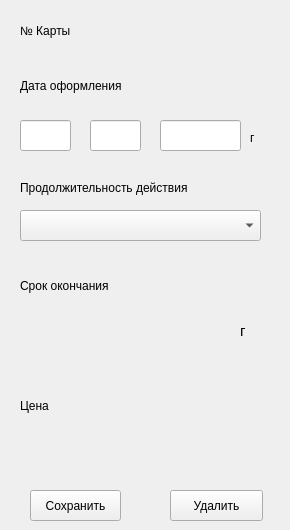
      <widget class="QWidget" name="Subscription_3">
       <attribute name="title">
        <string>Карта</string>
       </attribute>
       <widget class="QLabel" name="label_46">
        <property name="geometry">
         <rect>
          <x>20</x>
          <y>20</y>
          <width>71</width>
          <height>21</height>
         </rect>
        </property>
        <property name="font">
         <font>
          <pointsize>9</pointsize>
         </font>
        </property>
        <property name="text">
         <string>№ Карты</string>
        </property>
       </widget>
       <widget class="QLabel" name="id_subsrciption_3">
        <property name="geometry">
         <rect>
          <x>110</x>
          <y>20</y>
          <width>131</width>
          <height>21</height>
         </rect>
        </property>
        <property name="font">
         <font>
          <pointsize>9</pointsize>
         </font>
        </property>
        <property name="text">
         <string/>
        </property>
       </widget>
       <widget class="QLabel" name="label_47">
        <property name="geometry">
         <rect>
          <x>20</x>
          <y>70</y>
          <width>131</width>
          <height>31</height>
         </rect>
        </property>
        <property name="font">
         <font>
          <pointsize>9</pointsize>
         </font>
        </property>
        <property name="text">
         <string>Дата оформления</string>
        </property>
       </widget>
       <widget class="QLineEdit" name="Day_subEdit_3">
        <property name="geometry">
         <rect>
          <x>20</x>
          <y>120</y>
          <width>51</width>
          <height>31</height>
         </rect>
        </property>
       </widget>
       <widget class="QLineEdit" name="Month_subEdit_3">
        <property name="geometry">
         <rect>
          <x>90</x>
          <y>120</y>
          <width>51</width>
          <height>31</height>
         </rect>
        </property>
       </widget>
       <widget class="QLineEdit" name="Year_subEdit_3">
        <property name="geometry">
         <rect>
          <x>160</x>
          <y>120</y>
          <width>81</width>
          <height>31</height>
         </rect>
        </property>
       </widget>
       <widget class="QLabel" name="label_48">
        <property name="geometry">
         <rect>
          <x>250</x>
          <y>130</y>
          <width>31</width>
          <height>16</height>
         </rect>
        </property>
        <property name="font">
         <font>
          <pointsize>9</pointsize>
         </font>
        </property>
        <property name="text">
         <string>г</string>
        </property>
       </widget>
       <widget class="QLabel" name="label_49">
        <property name="geometry">
         <rect>
          <x>20</x>
          <y>180</y>
          <width>221</width>
          <height>16</height>
         </rect>
        </property>
        <property name="font">
         <font>
          <pointsize>9</pointsize>
         </font>
        </property>
        <property name="text">
         <string>Продолжительность действия</string>
        </property>
       </widget>
       <widget class="QComboBox" name="LongTimeComboBox_3">
        <property name="geometry">
         <rect>
          <x>20</x>
          <y>210</y>
          <width>241</width>
          <height>31</height>
         </rect>
        </property>
        <property name="currentIndex">
         <number>-1</number>
        </property>
       </widget>
       <widget class="QLabel" name="label_50">
        <property name="geometry">
         <rect>
          <x>20</x>
          <y>270</y>
          <width>151</width>
          <height>31</height>
         </rect>
        </property>
        <property name="font">
         <font>
          <pointsize>9</pointsize>
         </font>
        </property>
        <property name="text">
         <string>Срок окончания</string>
        </property>
       </widget>
       <widget class="QLabel" name="DayEndLabel_3">
        <property name="geometry">
         <rect>
          <x>20</x>
          <y>310</y>
          <width>41</width>
          <height>41</height>
         </rect>
        </property>
        <property name="font">
         <font>
          <pointsize>9</pointsize>
         </font>
        </property>
        <property name="text">
         <string/>
        </property>
       </widget>
       <widget class="QLabel" name="MonthEndLabel_3">
        <property name="geometry">
         <rect>
          <x>90</x>
          <y>310</y>
          <width>41</width>
          <height>41</height>
         </rect>
        </property>
        <property name="font">
         <font>
          <pointsize>9</pointsize>
         </font>
        </property>
        <property name="text">
         <string/>
        </property>
       </widget>
       <widget class="QLabel" name="YearEndLabel_3">
        <property name="geometry">
         <rect>
          <x>150</x>
          <y>310</y>
          <width>81</width>
          <height>41</height>
         </rect>
        </property>
        <property name="font">
         <font>
          <pointsize>11</pointsize>
         </font>
        </property>
        <property name="text">
         <string/>
        </property>
       </widget>
       <widget class="QLabel" name="label_51">
        <property name="geometry">
         <rect>
          <x>240</x>
          <y>310</y>
          <width>31</width>
          <height>41</height>
         </rect>
        </property>
        <property name="font">
         <font>
          <pointsize>11</pointsize>
         </font>
        </property>
        <property name="text">
         <string>г</string>
        </property>
       </widget>
       <widget class="QLabel" name="label_52">
        <property name="geometry">
         <rect>
          <x>20</x>
          <y>390</y>
          <width>61</width>
          <height>31</height>
         </rect>
        </property>
        <property name="font">
         <font>
          <pointsize>9</pointsize>
         </font>
        </property>
        <property name="text">
         <string>Цена</string>
        </property>
       </widget>
       <widget class="QLabel" name="PriceLabel_3">
        <property name="geometry">
         <rect>
          <x>100</x>
          <y>390</y>
          <width>141</width>
          <height>31</height>
         </rect>
        </property>
        <property name="font">
         <font>
          <pointsize>9</pointsize>
         </font>
        </property>
        <property name="text">
         <string/>
        </property>
       </widget>
       <widget class="QPushButton" name="SaveSubBtn_3">
        <property name="geometry">
         <rect>
          <x>30</x>
          <y>490</y>
          <width>91</width>
          <height>31</height>
         </rect>
        </property>
        <property name="font">
         <font>
          <pointsize>9</pointsize>
         </font>
        </property>
        <property name="text">
         <string>Сохранить</string>
        </property>
       </widget>
       <widget class="QPushButton" name="DeleteSubBtn_3">
        <property name="geometry">
         <rect>
          <x>170</x>
          <y>490</y>
          <width>93</width>
          <height>31</height>
         </rect>
        </property>
        <property name="font">
         <font>
          <pointsize>9</pointsize>
         </font>
        </property>
        <property name="text">
         <string>Удалить</string>
        </property>
       </widget>
      </widget>
